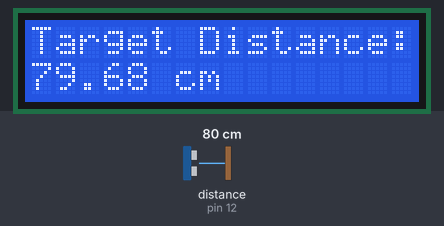
Recording of a sketch running on a simulated Arduino Uno, built with avr-gcc and run on an emulated ATmega328P. Shown: 16×2 character LCD. Wiring (inferred from the names in the program): ultrasonic range finder: trigger pin 13; echo pin 12. Inputs (shaded band) come from the test bench; at power-on: distance to the obstacle (sensor on pin 12) 80 cm. The echo pulse lasts 58.3 µs per cm.

Above: at 1.2 s.
1.3 s: distance to the obstacle (sensor on pin 12) set to 4 cm
At 2.4 s:
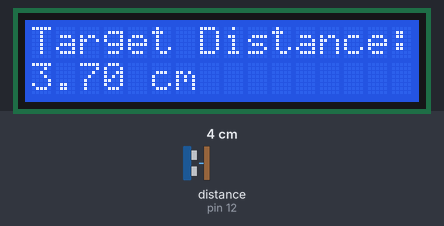
3.3 s: distance to the obstacle (sensor on pin 12) set to 2 cm
At 4.5 s:
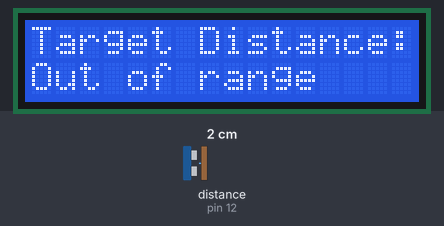
4.8 s: distance to the obstacle (sensor on pin 12) set to 299 cm
At 6.9 s:
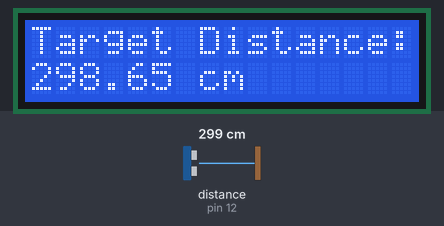
Timing chart, 0 to 8.4 s (numbered marks = the images above; inputs shaded):
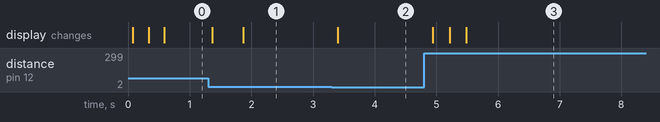

Measured:
- the behaviour switches between 3 and 2 cm on distance to the obstacle (sensor on pin 12) (found by bisection; images 1 and 2)
- after the input at 1.3 s, the display: first changes after 0.06 s (image 1 shows a later state)
- after the input at 3.3 s, the display: changes after 0.10 s (image 2)
- after the input at 4.8 s, the display: changes after 0.14 s (image 3)

The sketch:

UlatrasonisDistance.ino
```cpp
#include<LiquidCrystal.h>
LiquidCrystal LCD(11,10,9,2,3,4,5);

#define trigPin 13 // Trigger pin
#define echoPin 12 // Echo pin

void setup() {
  pinMode(trigPin, OUTPUT);
  pinMode(echoPin, INPUT);

  LCD.begin(16,2);
  LCD.setCursor(0,0);
  LCD.print("Target Distance:");
}

void loop() {
  long duration;
  float distance;

  // Trigger the sensor
  digitalWrite(trigPin, LOW);
  delayMicroseconds(2);
  digitalWrite(trigPin, HIGH);
  delayMicroseconds(10);
  digitalWrite(trigPin, LOW);

  // Read echo
  duration = pulseIn(echoPin, HIGH);

  // Convert to cm
  distance = (duration * 0.0343) / 2;

  LCD.setCursor(0,1);
  LCD.print("                "); // clear row
  LCD.setCursor(0,1);

  if (distance >= 2 && distance <= 400) {
    LCD.print(distance);
    LCD.print(" cm");
  } else {
    LCD.print("Out of range");
  }

  delay(250);
}
```
